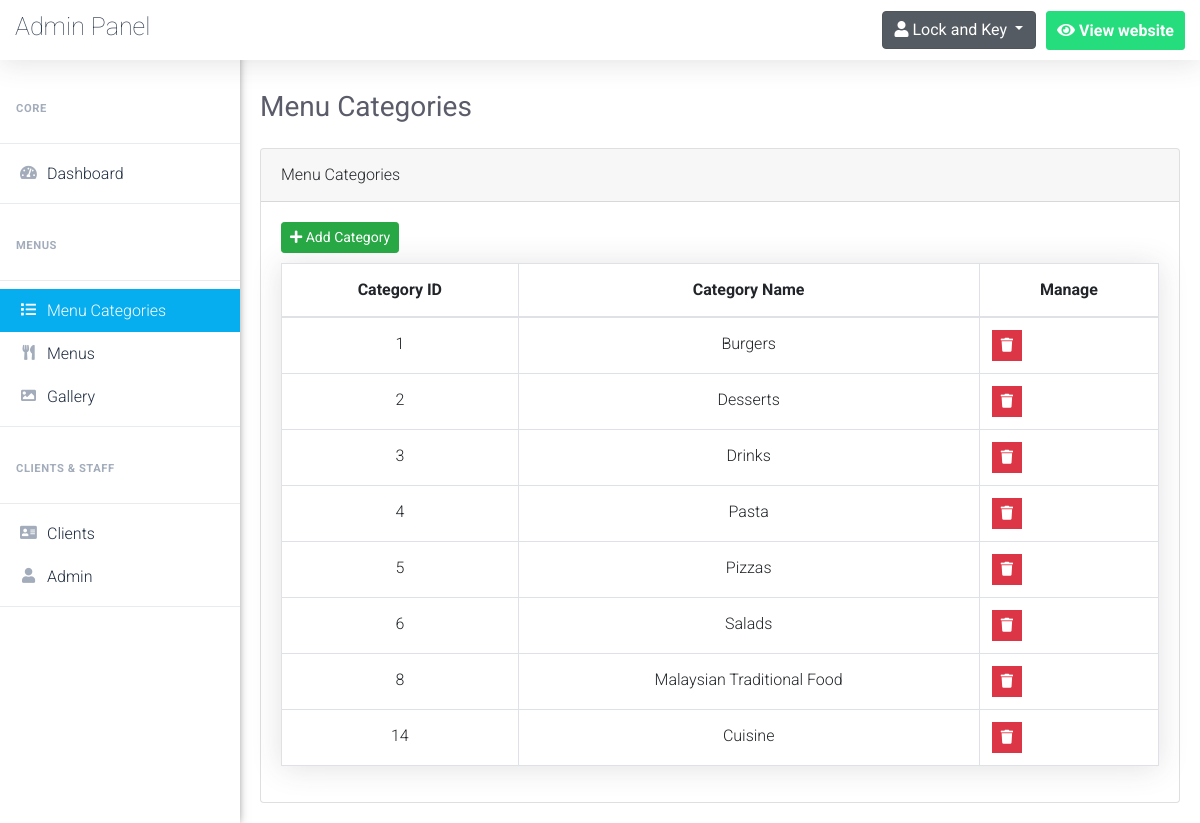
Screenshot of /admin/menu_categories.php (signed in) with the database file from the repository.
### tables this page shows
CREATE TABLE `menu_categories` (
  `category_id` int(3) NOT NULL,
  `category_name` varchar(50) NOT NULL
);

### admin/menu_categories.php (the view, shortened to what this page needs)
<?php
	$pageTitle = 'Menu Categories';
	if(isset($_SESSION['username_restaurant_qRewacvAqzA']) && isset($_SESSION['password_restaurant_qRewacvAqzA']))
	{
		include 'connect.php';
		include 'Includes/templates/header.php';
		include 'Includes/templates/navbar.php';
        ?>
        <?php
            $stmt = $con->prepare("SELECT * FROM menu_categories");
            $stmt->execute();
            $menu_categories = $stmt->fetchAll();
        ?>
            <div class="card">
                <div class="card-header">
                    <?php echo $pageTitle; ?>
                </div>
                <div class="card-body">
                	<button class="btn btn-success btn-sm" style="margin-bottom: 10px;" type="button" data-toggle="modal" data-target="#add_new_category" data-placement="top">
                    	<i class="fa fa-plus"></i>
                    	Add Category
                	</button>
                    <table class="table table-bordered categories-table">
                        <thead>
                            <tr>
                                <th scope="col">Category ID</th>
                                <th scope="col">Category Name</th>
                                <th scope="col">Manage</th>
                            </tr>
                        </thead>
                        <tbody>
                            <?php
                                foreach($menu_categories as $category)
                                {
                                    echo "<tr>";
                                        echo "<td>";
                                            echo $category['category_id'];
                                        echo "</td>";
                                        echo "<td style = 'text-transform:capitalize'>";
                                            echo $category['category_name'];
                                        echo "</td>";
                                        echo "<td>";
                                                $delete_data = "delete_".$category["category_id"];
                                                ?>
                                                    <ul class="list-inline m-0">
                                                        <li class="list-inline-item" data-toggle="tooltip" title="Delete">
                                                            <button class="btn btn-danger btn-sm rounded-0" type="button" data-toggle="modal" data-target="#<?php echo $delete_data; ?>" data-placement="top">
                                                            	<i class="fa fa-trash"></i>
                                                            </button>
                                                        </li>
                                                    </ul>
                                                <?php
                                        echo "</td>";
                                    echo "</tr>";
                                }
                            ?>
                        </tbody>
                    </table>
                </div>
            </div>
        <?php
        include 'Includes/templates/footer.php';
    }
    else
    {
        header('Location: index.php');
        exit();
    }
?>

### admin/Design/css/main.css (style rules this page uses)
ul { display: block; list-style: none; padding: 0; margin: 0; }
html { scroll-behavior: smooth; }
body { font-family: 'Roboto', sans-serif; font-size: 16px; line-height: 28px; font-weight: 300; }
.list-inline { display: flex; }

### admin/menu_categories.php (style rules this page uses)
.categories-table { -webkit-box-shadow: 0 .15rem 1.75rem 0 rgba(58,59,69,.15)!important; box-shadow: 0 .15rem 1.75rem 0 rgba(58,59,69,.15)!important; text-align: center; vertical-align: middle; }

### rows the page displays
menu_categories: category_id "1", category_name "Burgers"
menu_categories: category_id "2", category_name "Desserts"
menu_categories: category_id "3", category_name "Drinks"
menu_categories: category_id "4", category_name "Pasta"
menu_categories: category_id "5", category_name "Pizzas"
menu_categories: category_id "6", category_name "Salads"
menu_categories: category_id "8", category_name "Malaysian Traditional Food"
menu_categories: category_id "14", category_name "Cuisine"

### other values shown
$pageTitle "Menu Categories"
